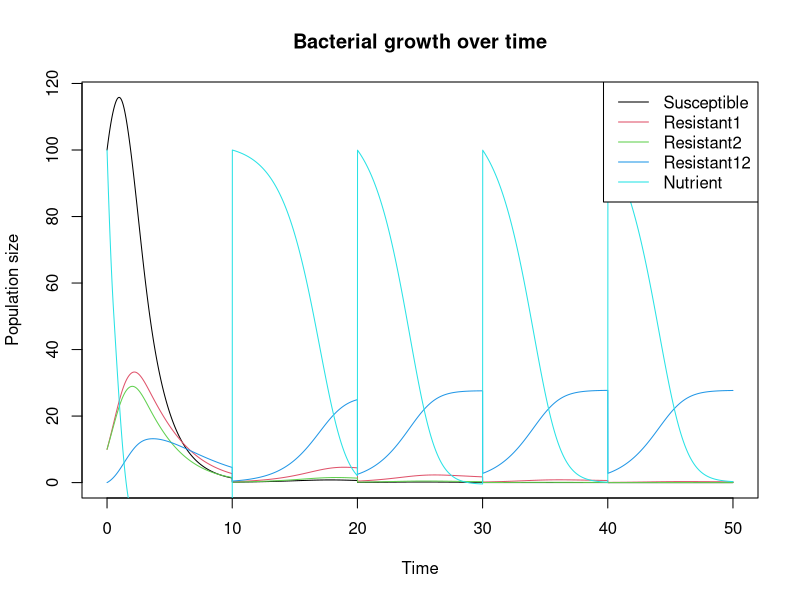

Generate this figure with R:
library(deSolve)

D = 0.1 #bottleneck dilution ratio
N0 = 100 #initial nutrient concentration

# Initialize 'params' matrix with 4 rows and 10 columns
params <- matrix(nrow = 4, ncol = 12)

# Name the rows of the matrix
rownames(params) <- c("S", "R1", "R2", "R12")

# Name the columns of the matrix
colnames(params) <- c("psi", "phi1", "zeta1", "kappa1", "phi2", "zeta2", "kappa2", "mu", "k", "alpha", "m_rate", "r_rate")

# Assign values to the 'psi' column of the matrix
params[, "psi"] <- c(0.1, 0.1, 0.1, 0.1)

# Assign values to the 'phi1' and 'phi2' columns of the matrix
params[, c("phi1", "phi2")] <- c(0.2, 0.2, 0.2, 0.2)

# Assign values to the 'zeta1' column of the matrix
params[, "zeta1"] <- c(1, 100, 1, 100)

# Assign values to the 'zeta2' column of the matrix
params[, "zeta2"] <- c(1, 1, 100, 100)

# Assign values to the 'kappa1' and 'kappa2' columns of the matrix
params[, c("kappa1", "kappa2")] <- c(1, 1, 1, 1)

# Assign values to the 'mu' column of the matrix
params[, "mu"] <- c(1, 1, 1, 1)

# Assign values to the 'k' column of the matrix
params[, "k"] <- c(100, 100, 100, 100)

# Assign values to the 'alpha' column of the matrix
params[, "alpha"] <- c(1, 1, 1, 1)

# Assign values to the 'm_rate' column of the matrix
params[, "m_rate"] <- c(0.1, 0.1, 0.1, 0.1)

# Assign values to the 'r_rate' column of the matrix
params[, "r_rate"] <- c(0.1, 0.1, 0.1, 0.1)

hill <- function(A, parms) {
  psi = parms[1] ; phi = parms[2] ; zeta = parms[3]; kappa = parms[4]
  return(phi*(A/zeta)^kappa/((A/zeta)^kappa-(psi-phi)/psi))
}

monod <- function(N,parms){
  mu = parms[1] ; k = parms[2]
  return(mu*N/(N+k))
}

# a growth rate function using hill and monod functions
growth <- function(A1,A2,N,parms) {
  return(monod(N,parms[8:9])-hill(A1,parms[1:4])-hill(A2,parms[c(1,5:7)]))
}

# antibiotics <- function(A1,A2,parms) {
#   psi = parms[1]
#   return(psi-hill(A1,c(psi,parms[2:4]))-hill(A2,c(psi,parms[5:7])))
# }



deplete <- function(dS=0,dR1=0,dR2=0,dR12=0,alpha=params[,"alpha"]) {
  return(sum(-alpha*max(0,c(dS,dR1,dR2,dR12))))
}

# Define a bottleneck function that reduces all populations by a fixed fraction
bottleneck <- function(t, populations, parms = params, fraction = D, nutrient = N0) {
  populations <- c(populations[-5]*fraction, nutrient)
  populations[populations < 0] <- 0
  return(populations)
}


# Define the differential equations for the model
bacterial_growth <- function(t, populations, parms = params) {
  with(as.list(c(populations)), {
    S <- populations[1]
    R1 <- populations[2]
    R2 <- populations[3]
    R12 <- populations[4]
    N <- populations[5]
    dS <- S*(growth(A1=1,A2=0,N,params["S",1:9]) - params["S","m_rate"])
    dR1 <- R1*(growth(A1=1,A2=0,N,params["R1",1:9])) + (S-R1)*params["R1","m_rate"]
    dR2 <- R2*(growth(A1=1,A2=0,N,params["R2",1:9])) + (S-R2)*params["R2","m_rate"]
    dR12 <- R12*(growth(A1=1,A2=0,N,params["R12",1:9])) + sum(c(R1,R2)*params[c("R1","R2"),"m_rate"])
    dN <- deplete(dS,dR1,dR2,dR12,params[,"alpha"])
    return(list(c(dS, dR1, dR2, dR12, dN)))
  })
}

# Example usage
times <- seq(0,50,0.01)
populations <- c(S = 100, R1 = 10, R2 = 10, R12 = 0, N = 100)
event_times <- seq(10,40,10)
events <- list(func = bottleneck, times = event_times)
solution <- ode(y = populations, times = times, func = bacterial_growth, events = events)
plot(solution[, 1], solution[,2],type = "l", col = 1, main = "Bacterial growth over time", xlab = "Time", ylab = "Population size")
lines(solution[, 1],solution[, 3], col = 2)
lines(solution[, 1],solution[, 4], col = 3)
lines(solution[, 1],solution[, 5], col = 4)
lines(solution[, 1],solution[, 6], col = 5)
legend("topright", legend = c("Susceptible", "Resistant1", "Resistant2", "Resistant12", "Nutrient"), col = c(1, 2, 3, 4, 5), lty = 1)
